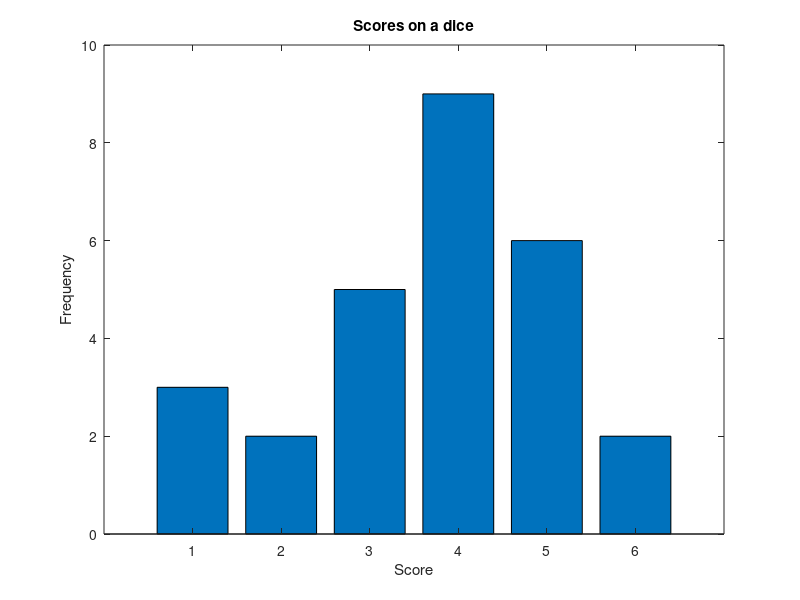

This figure's MATLAB source:
x = 1:6; % Scores on a Dice
y = [3 2 5 9 6 2]; % Specify no of times that each score occured
bar(x,y)
title('Scores on a dice')
xlabel('Score')
ylabel('Frequency')